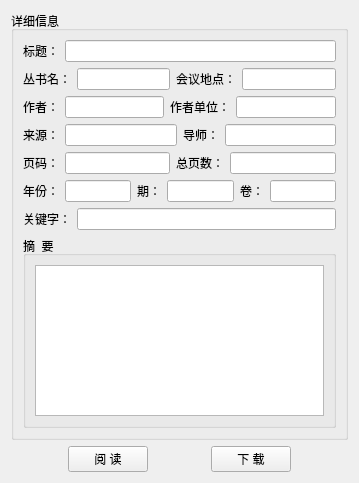
<?xml version="1.0" encoding="UTF-8"?>
<ui version="4.0">
 <class>DetailWidget</class>
 <widget class="QWidget" name="DetailWidget">
  <property name="geometry">
   <rect>
    <x>0</x>
    <y>0</y>
    <width>359</width>
    <height>483</height>
   </rect>
  </property>
  <property name="windowTitle">
   <string>Form</string>
  </property>
  <layout class="QVBoxLayout" name="verticalLayout_3">
   <item>
    <widget class="QGroupBox" name="groupBox">
     <property name="title">
      <string>详细信息</string>
     </property>
     <layout class="QVBoxLayout" name="verticalLayout">
      <item>
       <layout class="QHBoxLayout" name="horizontalLayout">
        <item>
         <widget class="QLabel" name="label">
          <property name="text">
           <string>标题：</string>
          </property>
         </widget>
        </item>
        <item>
         <widget class="QLineEdit" name="lineEdit_Title"/>
        </item>
       </layout>
      </item>
      <item>
       <layout class="QHBoxLayout" name="horizontalLayout_20">
        <item>
         <layout class="QHBoxLayout" name="horizontalLayout_6">
          <item>
           <widget class="QLabel" name="label_11">
            <property name="text">
             <string>丛书名：</string>
            </property>
           </widget>
          </item>
          <item>
           <widget class="QLineEdit" name="lineEdit_Series"/>
          </item>
         </layout>
        </item>
        <item>
         <layout class="QHBoxLayout" name="horizontalLayout_13">
          <item>
           <widget class="QLabel" name="label_12">
            <property name="text">
             <string>会议地点：</string>
            </property>
           </widget>
          </item>
          <item>
           <widget class="QLineEdit" name="lineEdit_Venue"/>
          </item>
         </layout>
        </item>
       </layout>
      </item>
      <item>
       <layout class="QHBoxLayout" name="horizontalLayout_9">
        <item>
         <layout class="QHBoxLayout" name="horizontalLayout_8">
          <item>
           <widget class="QLabel" name="label_2">
            <property name="text">
             <string>作者：</string>
            </property>
           </widget>
          </item>
          <item>
           <widget class="QLineEdit" name="lineEdit_Author"/>
          </item>
         </layout>
        </item>
        <item>
         <layout class="QHBoxLayout" name="horizontalLayout_2">
          <item>
           <widget class="QLabel" name="label_10">
            <property name="text">
             <string>作者单位：</string>
            </property>
           </widget>
          </item>
          <item>
           <widget class="QLineEdit" name="lineEdit_AuthorUnit"/>
          </item>
         </layout>
        </item>
       </layout>
      </item>
      <item>
       <layout class="QHBoxLayout" name="horizontalLayout_16">
        <item>
         <layout class="QHBoxLayout" name="horizontalLayout_4">
          <item>
           <widget class="QLabel" name="label_4">
            <property name="text">
             <string>来源：</string>
            </property>
           </widget>
          </item>
          <item>
           <widget class="QLineEdit" name="lineEdit_Source"/>
          </item>
         </layout>
        </item>
        <item>
         <layout class="QHBoxLayout" name="horizontalLayout_5">
          <item>
           <widget class="QLabel" name="label_13">
            <property name="text">
             <string>导师：</string>
            </property>
           </widget>
          </item>
          <item>
           <widget class="QLineEdit" name="lineEdit_Teacher"/>
          </item>
         </layout>
        </item>
       </layout>
      </item>
      <item>
       <layout class="QHBoxLayout" name="horizontalLayout_19">
        <item>
         <layout class="QHBoxLayout" name="horizontalLayout_15">
          <item>
           <widget class="QLabel" name="label_7">
            <property name="text">
             <string>页码：</string>
            </property>
           </widget>
          </item>
          <item>
           <widget class="QLineEdit" name="lineEdit_AtPage">
            <property name="minimumSize">
             <size>
              <width>21</width>
              <height>0</height>
             </size>
            </property>
           </widget>
          </item>
         </layout>
        </item>
        <item>
         <layout class="QHBoxLayout" name="horizontalLayout_14">
          <item>
           <widget class="QLabel" name="label_5">
            <property name="text">
             <string>总页数：</string>
            </property>
           </widget>
          </item>
          <item>
           <widget class="QLineEdit" name="lineEdit_Pages">
            <property name="minimumSize">
             <size>
              <width>21</width>
              <height>0</height>
             </size>
            </property>
           </widget>
          </item>
         </layout>
        </item>
       </layout>
      </item>
      <item>
       <layout class="QHBoxLayout" name="horizontalLayout_7">
        <item>
         <layout class="QHBoxLayout" name="horizontalLayout_12">
          <item>
           <widget class="QLabel" name="label_3">
            <property name="text">
             <string>年份：</string>
            </property>
           </widget>
          </item>
          <item>
           <widget class="QLineEdit" name="lineEdit_Year">
            <property name="minimumSize">
             <size>
              <width>21</width>
              <height>0</height>
             </size>
            </property>
           </widget>
          </item>
         </layout>
        </item>
        <item>
         <layout class="QHBoxLayout" name="horizontalLayout_10">
          <item>
           <widget class="QLabel" name="label_9">
            <property name="text">
             <string>期：</string>
            </property>
           </widget>
          </item>
          <item>
           <widget class="QLineEdit" name="lineEdit_Periods">
            <property name="minimumSize">
             <size>
              <width>21</width>
              <height>0</height>
             </size>
            </property>
           </widget>
          </item>
         </layout>
        </item>
        <item>
         <layout class="QHBoxLayout" name="horizontalLayout_11">
          <item>
           <widget class="QLabel" name="label_8">
            <property name="text">
             <string>卷：</string>
            </property>
           </widget>
          </item>
          <item>
           <widget class="QLineEdit" name="lineEdit_Volumn">
            <property name="minimumSize">
             <size>
              <width>21</width>
              <height>0</height>
             </size>
            </property>
           </widget>
          </item>
         </layout>
        </item>
       </layout>
      </item>
      <item>
       <layout class="QHBoxLayout" name="horizontalLayout_3">
        <item>
         <widget class="QLabel" name="label_6">
          <property name="text">
           <string>关键字：</string>
          </property>
         </widget>
        </item>
        <item>
         <widget class="QLineEdit" name="lineEdit_Keywords"/>
        </item>
       </layout>
      </item>
      <item>
       <widget class="QGroupBox" name="groupBox_2">
        <property name="title">
         <string>摘  要</string>
        </property>
        <layout class="QVBoxLayout" name="verticalLayout_2">
         <item>
          <layout class="QHBoxLayout" name="horizontalLayout_18"/>
         </item>
         <item>
          <widget class="QTextEdit" name="textEdit_Abstract"/>
         </item>
        </layout>
       </widget>
      </item>
     </layout>
    </widget>
   </item>
   <item>
    <layout class="QHBoxLayout" name="horizontalLayout_17">
     <item>
      <spacer name="horizontalSpacer">
       <property name="orientation">
        <enum>Qt::Horizontal</enum>
       </property>
       <property name="sizeHint" stdset="0">
        <size>
         <width>40</width>
         <height>20</height>
        </size>
       </property>
      </spacer>
     </item>
     <item>
      <widget class="QPushButton" name="btn_Read">
       <property name="text">
        <string>阅 读</string>
       </property>
      </widget>
     </item>
     <item>
      <spacer name="horizontalSpacer_2">
       <property name="orientation">
        <enum>Qt::Horizontal</enum>
       </property>
       <property name="sizeHint" stdset="0">
        <size>
         <width>40</width>
         <height>20</height>
        </size>
       </property>
      </spacer>
     </item>
     <item>
      <widget class="QPushButton" name="btn_Download">
       <property name="text">
        <string>下 载</string>
       </property>
      </widget>
     </item>
     <item>
      <spacer name="horizontalSpacer_3">
       <property name="orientation">
        <enum>Qt::Horizontal</enum>
       </property>
       <property name="sizeHint" stdset="0">
        <size>
         <width>40</width>
         <height>20</height>
        </size>
       </property>
      </spacer>
     </item>
    </layout>
   </item>
  </layout>
 </widget>
 <resources>
  <include location="../RES/img.qrc"/>
 </resources>
 <connections/>
</ui>
